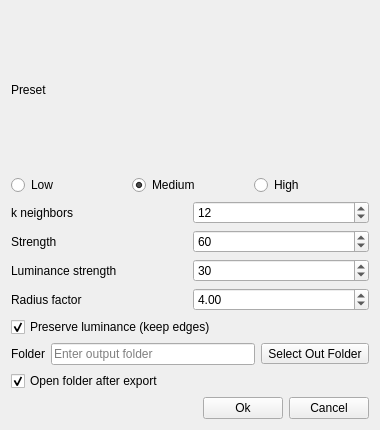
<?xml version="1.0" encoding="UTF-8"?>
<ui version="4.0">
 <class>DialogColorDenoiseFilter</class>
 <widget class="QWidget" name="DialogColorDenoiseFilter">
  <property name="geometry">
   <rect>
    <x>0</x>
    <y>0</y>
    <width>380</width>
    <height>430</height>
   </rect>
  </property>
  <property name="windowTitle">
   <string>Color Denoise Filter</string>
  </property>
  <layout class="QVBoxLayout" name="verticalLayout">
   <item>
    <layout class="QVBoxLayout" name="verticalLayout_preset">
     <item>
      <widget class="QLabel" name="label_presetTitle">
       <property name="text">
        <string>Preset</string>
       </property>
      </widget>
     </item>
     <item>
      <layout class="QHBoxLayout" name="horizontalLayout_presetButtons">
       <item>
        <widget class="QRadioButton" name="radioButton_denoiseLow">
         <property name="toolTip">
          <string>Low strength, preserves fine details.</string>
         </property>
         <property name="text">
          <string>Low</string>
         </property>
        </widget>
       </item>
       <item>
        <widget class="QRadioButton" name="radioButton_denoiseMid">
         <property name="toolTip">
          <string>Balanced mode.</string>
         </property>
         <property name="text">
          <string>Medium</string>
         </property>
         <property name="checked">
          <bool>true</bool>
         </property>
        </widget>
       </item>
       <item>
        <widget class="QRadioButton" name="radioButton_denoiseHigh">
         <property name="toolTip">
          <string>High strength, stronger smoothing.</string>
         </property>
         <property name="text">
          <string>High</string>
         </property>
        </widget>
       </item>
      </layout>
     </item>
    </layout>
   </item>
   <item>
    <layout class="QGridLayout" name="gridLayout">
     <item row="0" column="0">
      <widget class="QLabel" name="label_kNeighbors">
       <property name="text">
        <string>k neighbors</string>
       </property>
      </widget>
     </item>
     <item row="0" column="1">
      <widget class="QSpinBox" name="spinBox_kNeighbors">
       <property name="minimum">
        <number>4</number>
       </property>
       <property name="maximum">
        <number>32</number>
       </property>
       <property name="value">
        <number>12</number>
       </property>
      </widget>
     </item>
     <item row="1" column="0">
      <widget class="QLabel" name="label_strength">
       <property name="text">
        <string>Strength</string>
       </property>
      </widget>
     </item>
     <item row="1" column="1">
      <widget class="QSpinBox" name="spinBox_strength">
       <property name="minimum">
        <number>0</number>
       </property>
       <property name="maximum">
        <number>100</number>
       </property>
       <property name="value">
        <number>60</number>
       </property>
      </widget>
     </item>
     <item row="2" column="0">
      <widget class="QLabel" name="label_luminanceStrength">
       <property name="text">
        <string>Luminance strength</string>
       </property>
      </widget>
     </item>
     <item row="2" column="1">
      <widget class="QSpinBox" name="spinBox_luminanceStrength">
       <property name="minimum">
        <number>0</number>
       </property>
       <property name="maximum">
        <number>100</number>
       </property>
       <property name="value">
        <number>30</number>
       </property>
      </widget>
     </item>
     <item row="3" column="0">
      <widget class="QLabel" name="label_radiusFactor">
       <property name="text">
        <string>Radius factor</string>
       </property>
      </widget>
     </item>
     <item row="3" column="1">
      <widget class="QDoubleSpinBox" name="doubleSpinBox_radiusFactor">
       <property name="minimum">
        <double>2.000000000000000</double>
       </property>
       <property name="maximum">
        <double>6.000000000000000</double>
       </property>
       <property name="singleStep">
        <double>0.100000000000000</double>
       </property>
       <property name="value">
        <double>4.000000000000000</double>
       </property>
      </widget>
     </item>
    </layout>
   </item>
   <item>
    <widget class="QCheckBox" name="checkBox_preserveLuminance">
     <property name="text">
      <string>Preserve luminance (keep edges)</string>
     </property>
     <property name="checked">
      <bool>true</bool>
     </property>
    </widget>
   </item>
   <item>
    <layout class="QGridLayout" name="gridLayout_folder">
     <item row="0" column="0">
      <widget class="QLabel" name="label_folder">
       <property name="text">
        <string>Folder</string>
       </property>
      </widget>
     </item>
     <item row="0" column="1">
      <widget class="QLineEdit" name="lineEdit_folder">
       <property name="placeholderText">
        <string>Enter output folder</string>
       </property>
      </widget>
     </item>
     <item row="0" column="2">
      <widget class="QToolButton" name="toolButton_folder">
       <property name="text">
        <string>Select Out Folder</string>
       </property>
       <property name="icon">
        <iconset resource="../../../openscantools.qrc">
         <normaloff>:/icons/100x100/open_project.png</normaloff>:/icons/100x100/open_project.png</iconset>
       </property>
      </widget>
     </item>
    </layout>
   </item>
   <item>
    <widget class="QCheckBox" name="checkBox_openFolderAfterExport">
     <property name="text">
      <string>Open folder after export</string>
     </property>
     <property name="checked">
      <bool>true</bool>
     </property>
    </widget>
   </item>
   <item>
    <layout class="QHBoxLayout" name="horizontalLayout_buttons">
     <item>
      <spacer name="horizontalSpacer">
       <property name="orientation">
        <enum>Qt::Horizontal</enum>
       </property>
       <property name="sizeHint" stdset="0">
        <size>
         <width>40</width>
         <height>20</height>
        </size>
       </property>
      </spacer>
     </item>
     <item>
      <widget class="QPushButton" name="pushButton_ok">
       <property name="text">
        <string>Ok</string>
       </property>
      </widget>
     </item>
     <item>
      <widget class="QPushButton" name="pushButton_cancel">
       <property name="text">
        <string>Cancel</string>
       </property>
      </widget>
     </item>
    </layout>
   </item>
  </layout>
 </widget>
 <resources>
  <include location="../../../openscantools.qrc"/>
 </resources>
 <connections/>
</ui>
